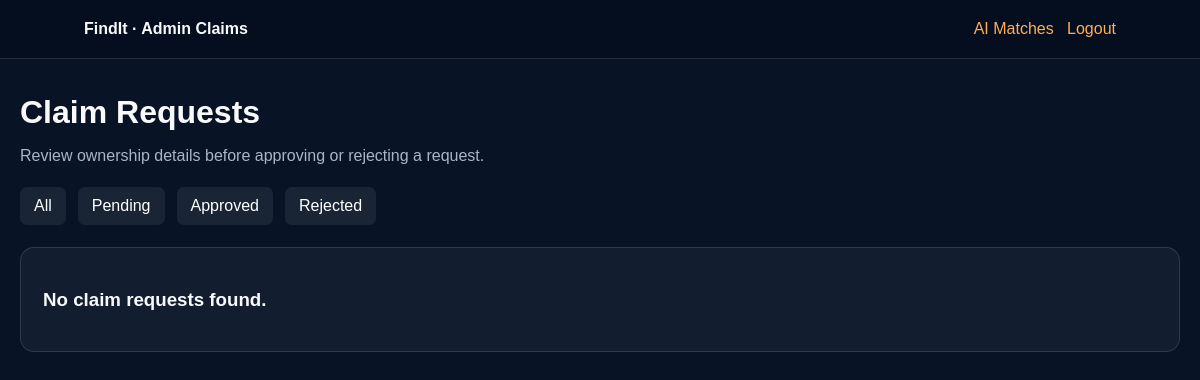
The app's page /admin/claims (signed in), older data.
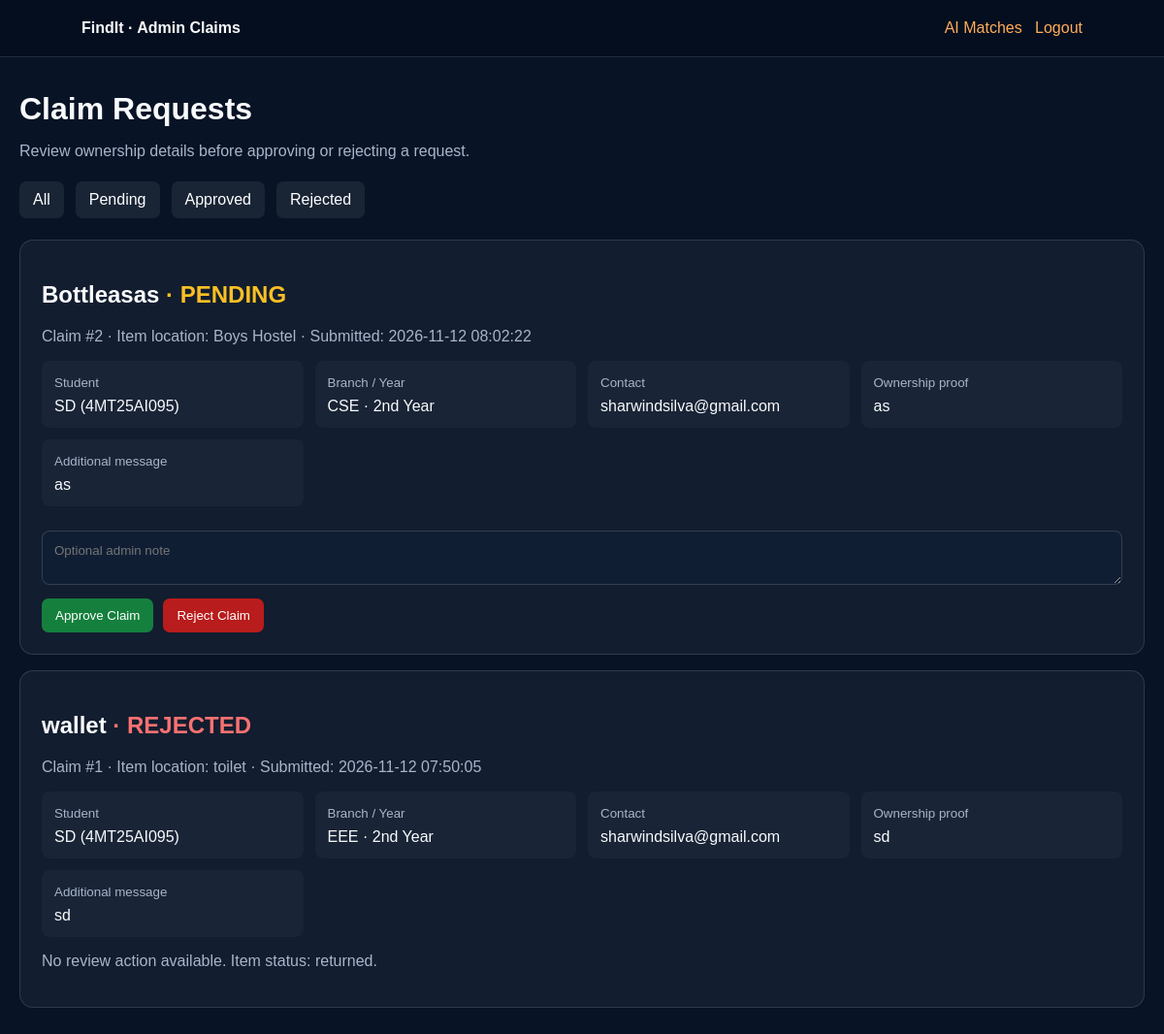
The same page, newer data.
### tables this page shows
CREATE TABLE claims (
            id INTEGER PRIMARY KEY AUTOINCREMENT,
            item_id INTEGER NOT NULL,
            student_name TEXT NOT NULL,
            student_usn TEXT NOT NULL,
            branch TEXT NOT NULL,
            year TEXT NOT NULL,
            contact TEXT NOT NULL,
            ownership_proof TEXT NOT NULL,
            message TEXT,
            status TEXT NOT NULL DEFAULT 'pending'
                CHECK(status IN ('pending', 'approved', 'rejected')),
            admin_note TEXT,
            created_at TIMESTAMP DEFAULT CURRENT_TIMESTAMP,
            reviewed_at TIMESTAMP,
            FOREIGN KEY (item_id) REFERENCES items(id)
        );

CREATE TABLE items (
            id INTEGER PRIMARY KEY AUTOINCREMENT,
            item_type TEXT NOT NULL CHECK(item_type IN ('lost', 'found')),
            item_name TEXT NOT NULL,
            category TEXT NOT NULL,
            description TEXT NOT NULL,
            location TEXT NOT NULL,
            date_reported TEXT NOT NULL,
            image_filename TEXT,
            contact TEXT NOT NULL,
            status TEXT DEFAULT 'open',
            created_at TIMESTAMP DEFAULT CURRENT_TIMESTAMP
        , student_usn TEXT, branch TEXT, year TEXT);

### app.py (the view)
@app.route("/admin/claims")
@admin_required
def admin_claims():
    status_filter = request.args.get("status", "all")
    conn = get_db_connection()
    sql = """
        SELECT c.*, i.item_name, i.location, i.image_filename, i.status AS item_status
        FROM claims c JOIN items i ON c.item_id = i.id
    """
    params = []
    if status_filter in ("pending", "approved", "rejected"):
        sql += " WHERE c.status = ?"
        params.append(status_filter)
    sql += " ORDER BY CASE c.status WHEN 'pending' THEN 0 ELSE 1 END, c.created_at DESC"
    claims = conn.execute(sql, params).fetchall()
    conn.close()
    return render_template("admin_claims.html", claims=claims, status_filter=status_filter)

### app.py (called while the page is built)
def admin_required(function):
    @wraps(function)
    def wrapper(*args, **kwargs):
        if not session.get("is_admin"):
            flash("Admin login required to perform this action.", "error")
            return redirect(url_for("admin_login", next=request.path))
        return function(*args, **kwargs)
    return wrapper

### database.py (called while the page is built)
def get_db_connection():
    DB_FOLDER.mkdir(exist_ok=True)
    conn = sqlite3.connect(DB_PATH)
    conn.row_factory = sqlite3.Row
    conn.execute("PRAGMA foreign_keys = ON")
    return conn

### templates/admin_claims.html (shortened to what this page needs)
<!DOCTYPE html><html lang="en"><head><meta charset="UTF-8"><meta name="viewport" content="width=device-width,initial-scale=1"><title>Manage Claims | FindIt</title>
</head>
<body><nav><strong>FindIt · Admin Claims</strong><span><a href="{{ url_for('matches_page') }}">AI Matches</a> &nbsp; <a href="{{ url_for('admin_logout') }}">Logout</a></span></nav>
<main class="main"><h1>Claim Requests</h1><p class="muted">Review ownership details before approving or rejecting a request.</p>
<div class="filters"><a href="{{ url_for('admin_claims',status='all') }}">All</a><a href="{{ url_for('admin_claims',status='pending') }}">Pending</a><a href="{{ url_for('admin_claims',status='approved') }}">Approved</a><a href="{{ url_for('admin_claims',status='rejected') }}">Rejected</a></div>
{% for claim in claims %}<section class="card"><h2>{{ claim.item_name }} <span class="status {{ claim.status }}">· {{ claim.status|upper }}</span></h2><p class="muted">Claim #{{ claim.id }} · Item location: {{ claim.location }} · Submitted: {{ claim.created_at }}</p>
<div class="grid"><div class="box"><small>Student</small><p>{{ claim.student_name }} ({{ claim.student_usn }})</p></div><div class="box"><small>Branch / Year</small><p>{{ claim.branch }} · {{ claim.year }}</p></div><div class="box"><small>Contact</small><p>{{ claim.contact }}</p></div><div class="box"><small>Ownership proof</small><p>{{ claim.ownership_proof }}</p></div>{% if claim.message %}<div class="box"><small>Additional message</small><p>{{ claim.message }}</p></div>{% endif %}{% if claim.admin_note %}<div class="box"><small>Admin note</small><p>{{ claim.admin_note }}</p></div>{% endif %}</div>
{% if claim.status == 'pending' and claim.item_status == 'open' %}<form method="POST" action="{{ url_for('review_claim',claim_id=claim.id,decision='approved') }}"><textarea class="note" name="admin_note" placeholder="Optional admin note"></textarea><div class="actions"><button class="btn approve" type="submit" onclick="return confirm('Approve this claim? This does not mark the item returned.')">Approve Claim</button><button class="btn reject" type="submit" formaction="{{ url_for('review_claim',claim_id=claim.id,decision='rejected') }}" onclick="return confirm('Reject this claim?')">Reject Claim</button></div></form>{% else %}<p class="muted">No review action available. Item status: {{ claim.item_status }}.</p>{% endif %}</section>
{% else %}<section class="card"><h3>No claim requests found.</h3></section>{% endfor %}
</main></body></html>

Row changes from the older to the newer data that the page shows:
added claims: item_name "Bottleasas", status "PENDING", id "2", location "Boys Hostel", created_at "2026-11-12 08:02:22", student_name "SD", student_usn "4MT25AI095", branch "CSE", year "2nd Year", contact "sharwindsilva@gmail.com", ownership_proof "as", message "as"
added claims: item_name "wallet", status "REJECTED", id "1", location "toilet", created_at "2026-11-12 07:50:05", student_name "SD", student_usn "4MT25AI095", branch "EEE", year "2nd Year", contact "sharwindsilva@gmail.com", ownership_proof "sd", message "sd", item_status "returned"
Text that changed along with them:
text no longer shown: "No claim requests found."
